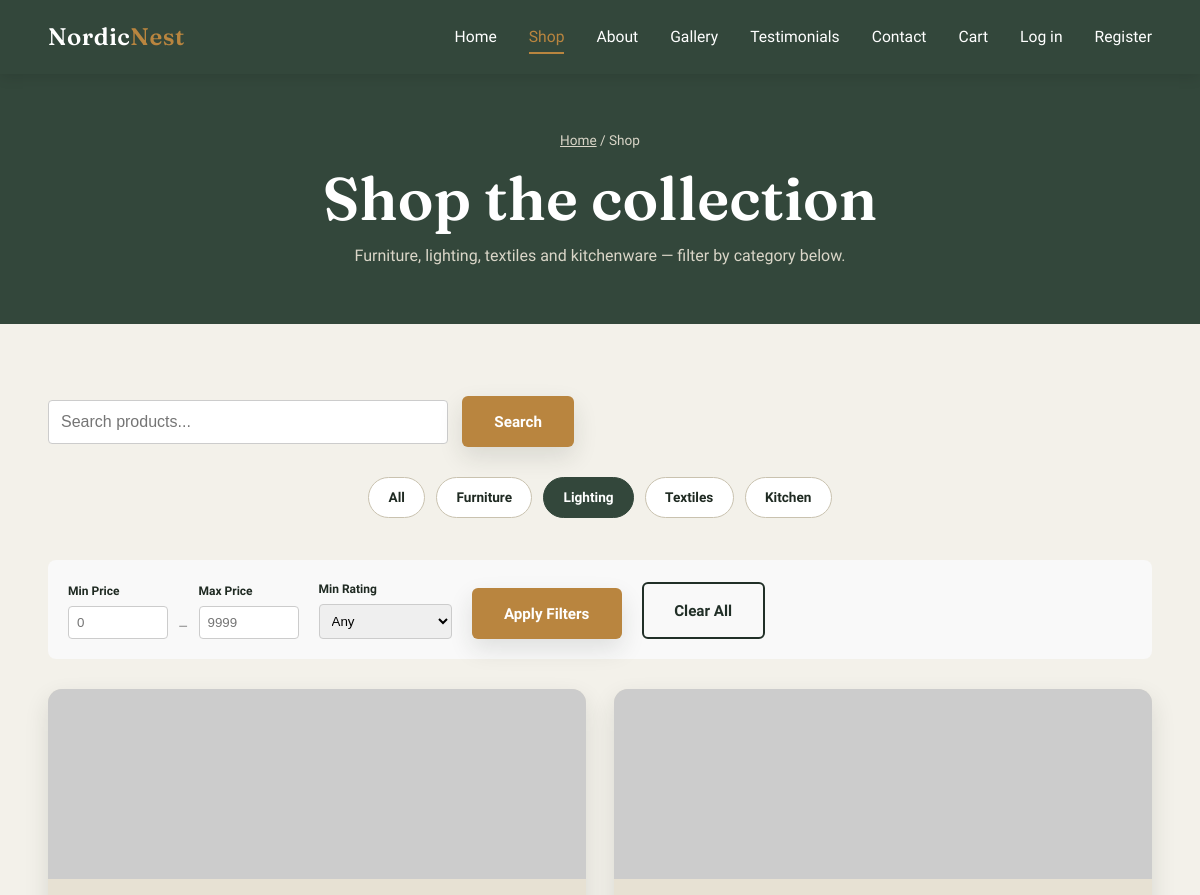
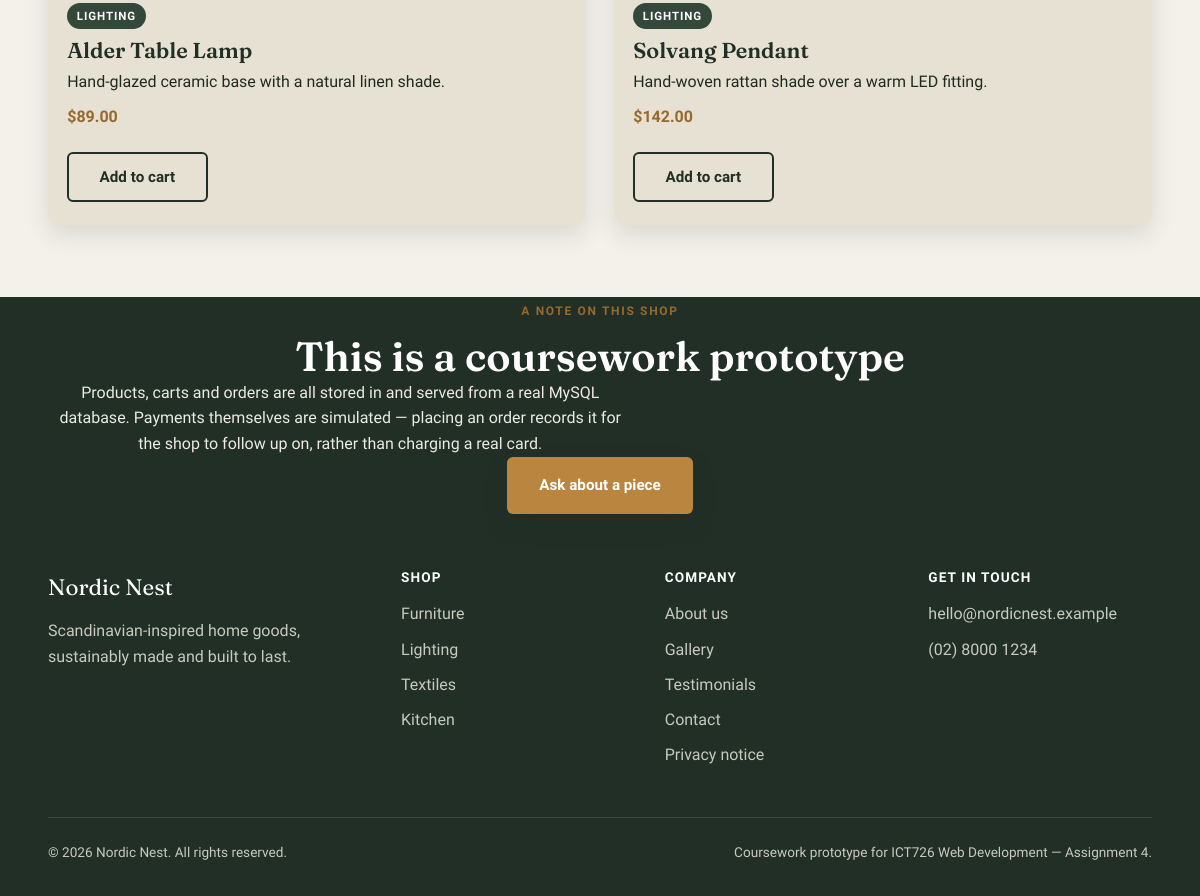
The page /shop.php?category=Lighting on the database its author committed (2 pictures, top to bottom).
### tables this page shows
CREATE TABLE IF NOT EXISTS products (
    id              INT UNSIGNED AUTO_INCREMENT PRIMARY KEY,
    name            VARCHAR(150)  NOT NULL,
    category        ENUM('Furniture','Lighting','Textiles','Kitchen') NOT NULL,
    price           DECIMAL(10,2) NOT NULL,
    description     TEXT          NOT NULL,
    image_url       VARCHAR(255)  NOT NULL,
    stock           INT UNSIGNED  NOT NULL DEFAULT 0,
    created_at      TIMESTAMP     NOT NULL DEFAULT CURRENT_TIMESTAMP,
    updated_at      TIMESTAMP     NOT NULL DEFAULT CURRENT_TIMESTAMP ON UPDATE CURRENT_TIMESTAMP
);

### includes/functions.php (called while the page is built, shortened)
<?php
function h(?string $value): string
{
    return htmlspecialchars($value ?? '', ENT_QUOTES, 'UTF-8');
}
function clean(?string $value): string
{
    return trim($value ?? '');
}

### shop.php (the view, shortened to what this page needs)
<?php
require_once __DIR__ . '/includes/functions.php';
$valid_categories = ['Furniture', 'Lighting', 'Textiles', 'Kitchen'];
$category = clean($_GET['category'] ?? '');
$min_price = isset($_GET['min_price']) && $_GET['min_price'] !== '' ? (float)$_GET['min_price'] : 0;
$max_price = isset($_GET['max_price']) && $_GET['max_price'] !== '' ? (float)$_GET['max_price'] : 99999;
$min_rating = isset($_GET['min_rating']) ? (int)$_GET['min_rating'] : 0;
$search = clean($_GET['search'] ?? '');
$where_parts = ['p.price BETWEEN ? AND ?'];
$params = [$min_price, $max_price];
if ($category !== '') {
    $where_parts[] = 'p.category = ?';
    $params[] = $category;
}
$where_clause = 'WHERE ' . implode(' AND ', $where_parts);
$query = "SELECT p.id, p.name, p.category, p.price, p.description, p.image_url, p.stock,
                 COALESCE(AVG(t.rating), 0) as avg_rating,
                 COUNT(DISTINCT CASE WHEN t.status = 'approved' THEN t.id END) as review_count
          FROM products p
          LEFT JOIN testimonials t ON p.id = t.product_id
          $where_clause
          GROUP BY p.id";
$query .= " ORDER BY p.category, p.name";
$stmt = $pdo->prepare($query);
$stmt->execute($params);
$products = $stmt->fetchAll();
require __DIR__ . '/includes/header.php';
?>
<section class="page-header">
  <div class="container">
    <p class="breadcrumb"><a href="index.php">Home</a> / Shop</p>
    <h1>Shop the collection</h1>
    <p class="page-subheading">Furniture, lighting, textiles and kitchenware — filter by category below.</p>
  </div>
</section>
<section class="container section">
  <div class="search-section" style="margin-bottom: 30px;">
    <form method="GET" action="shop.php" class="search-form">
      <input type="text" name="search" placeholder="Search products..." value="<?= h($search) ?>" style="padding: 12px; border: 1px solid #ccc; border-radius: 4px; width: 100%; max-width: 400px; font-size: 16px;">
      <button type="submit" class="btn btn-primary" style="margin-left: 10px;">Search</button>
    </form>
  </div>
  <div class="filter-bar" role="group" aria-label="Filter products by category">
    <a class="filter-btn <?= $category === '' ? 'is-active' : '' ?>" href="shop.php?<?php echo http_build_query(array_filter(['search' => $search, 'min_price' => $min_price > 0 ? $min_price : '', 'max_price' => $max_price < 99999 ? $max_price : '', 'min_rating' => $min_rating > 0 ? $min_rating : ''])); ?>">All</a>
    <?php foreach ($valid_categories as $cat): ?>
      <a class="filter-btn <?= $category === $cat ? 'is-active' : '' ?>" href="shop.php?category=<?= urlencode($cat) ?>&<?php echo http_build_query(array_filter(['search' => $search, 'min_price' => $min_price > 0 ? $min_price : '', 'max_price' => $max_price < 99999 ? $max_price : '', 'min_rating' => $min_rating > 0 ? $min_rating : ''])); ?>"><?= h($cat) ?></a>
    <?php endforeach; ?>
  </div>
  <div class="advanced-filters" style="background: #f9f9f9; padding: 20px; margin: 30px 0; border-radius: 8px; display: flex; gap: 20px; flex-wrap: wrap; align-items: flex-end;">
    <form method="GET" action="shop.php" class="filters-form" style="display: flex; gap: 20px; flex-wrap: wrap; align-items: flex-end; width: 100%;">
      <div style="display: flex; gap: 10px; align-items: flex-end;">
        <div>
          <label for="min_price" style="display: block; font-size: 12px; font-weight: 600; margin-bottom: 5px;">Min Price</label>
          <input type="number" name="min_price" id="min_price" placeholder="0" value="<?= $min_price > 0 ? $min_price : '' ?>" min="0" step="0.01" style="padding: 8px; border: 1px solid #ccc; border-radius: 4px; width: 100px;">
        </div>
        <span style="color: #999;">–</span>
        <div>
          <label for="max_price" style="display: block; font-size: 12px; font-weight: 600; margin-bottom: 5px;">Max Price</label>
          <input type="number" name="max_price" id="max_price" placeholder="9999" value="<?= $max_price < 99999 ? $max_price : '' ?>" min="0" step="0.01" style="padding: 8px; border: 1px solid #ccc; border-radius: 4px; width: 100px;">
        </div>
      </div>
      <div>
        <label for="min_rating" style="display: block; font-size: 12px; font-weight: 600; margin-bottom: 5px;">Min Rating</label>
        <select name="min_rating" id="min_rating" style="padding: 8px; border: 1px solid #ccc; border-radius: 4px;">
          <option value="0" <?= $min_rating == 0 ? 'selected' : '' ?>>Any</option>
        </select>
      </div>
      <button type="submit" class="btn btn-primary">Apply Filters</button>
      <a href="shop.php" class="btn btn-outline">Clear All</a>
    </form>
  </div>
  <?php if (empty($products)): ?>
    <p>No products found matching your filters. Try adjusting your search or filters.</p>
  <?php else: ?>
    <div class="shelf-row">
      <?php foreach ($products as $p): $stock = (int)$p['stock']; ?>
        <article class="card">
          <img src="<?= h($p['image_url']) ?>" alt="<?= h($p['name']) ?>" loading="lazy">
          <div class="card-body">
            <span class="card-tag"><?= h($p['category']) ?></span>
            <h3><a href="product.php?id=<?= (int)$p['id'] ?>"><?= h($p['name']) ?></a></h3>
            <p><?= h($p['description']) ?></p>
            <p class="card-price">$<?= number_format((float)$p['price'], 2) ?></p>
            <div class="card-actions">
              <form method="post" action="cart.php" class="add-to-cart-form">
                <button type="submit" class="btn btn-outline" <?= $stock === 0 ? 'disabled' : '' ?>><?= $stock === 0 ? 'Out of stock' : 'Add to cart' ?></button>
              </form>
            </div>
          </div>
        </article>
      <?php endforeach; ?>
    </div>
  <?php endif; ?>
</section>
<section class="band-dark">
  <div class="container center">
    <p class="eyebrow">A note on this shop</p>
    <h2>This is a coursework prototype</h2>
    <p>Products, carts and orders are all stored in and served from a real MySQL database. Payments themselves are simulated — placing an order records it for the shop to follow up on, rather than charging a real card.</p>
    <a class="btn btn-primary" href="contact.php">Ask about a piece</a>
  </div>
</section>
<?php require __DIR__ . '/includes/footer.php'; ?>

### css/style.css (style rules this page uses)
:root { --color-bg: #F3F1EA; --color-ink: #1F2A22; --color-primary: #33473B; --color-primary-dark: #212F27; --color-accent: #B9853F; --color-accent-dark: #96692E; --color-card: #E7E1D3; --color-line: #C9C2AF; --color-white: #FFFFFF; --color-error: #A8402E; --color-success: #33473B; --font-display: 'Fraunces', Georgia, serif; --font-body: 'Work Sans', Arial, sans-serif; --radius-sm: 6px; --radius-md: 14px; --radius-lg: 28px; --shadow-card: 0 10px 24px rgba(31, 42, 34, 0.12); --shadow-card-hover: 0 18px 34px rgba(31, 42, 34, 0.18); --transition-base: 220ms ease; --container-width: 1180px; }
* { margin: 0; padding: 0; box-sizing: border-box; }
html { scroll-behavior: smooth; }
body { font-family: var(--font-body); background-color: var(--color-bg); color: var(--color-ink); line-height: 1.6; font-size: 1rem; -webkit-font-smoothing: antialiased; }
img { max-width: 100%; display: block; }
a { color: inherit; text-decoration: none; }
h1, h2, h3, h4 { font-family: var(--font-display); font-weight: 600; line-height: 1.15; color: var(--color-primary-dark); }
h1 { font-size: clamp(2.4rem, 5vw, 4rem); }
h2 { font-size: clamp(1.8rem, 3.4vw, 2.6rem); }
h3 { font-size: 1.35rem; }
p { max-width: 65ch; }
.container { width: min(92%, var(--container-width)); margin-inline: auto; }
.eyebrow { display: inline-block; font-family: var(--font-body); font-size: 0.75rem; font-weight: 600; letter-spacing: 0.14em; text-transform: uppercase; color: var(--color-accent-dark); margin-bottom: 0.75rem; }
.btn { display: inline-block; font-family: var(--font-body); font-weight: 600; font-size: 0.95rem; padding: 0.9rem 1.9rem; border-radius: var(--radius-sm); border: 2px solid transparent; cursor: pointer; transition: transform var(--transition-base), box-shadow var(--transition-base), background var(--transition-base); }
.btn-primary { background: var(--color-accent); color: var(--color-white); box-shadow: var(--shadow-card); }
.btn-outline { background: transparent; color: var(--color-primary-dark); border-color: var(--color-primary-dark); }
.shelf-row { display: grid; grid-template-columns: repeat(auto-fit, minmax(230px, 1fr)); gap: 1.75rem; }
.card { background: var(--color-card); border-radius: var(--radius-md); overflow: hidden; box-shadow: var(--shadow-card); transition: transform var(--transition-base), box-shadow var(--transition-base); }
.card img { width: 100%; height: 190px; object-fit: cover; }
.card-body { padding: 1.1rem 1.2rem 1.4rem; }
.card-body h3 { margin-bottom: 0.35rem; }
.card-price { display: inline-block; margin-top: 0.6rem; font-weight: 700; color: var(--color-accent-dark); }
.card-tag { display: inline-block; font-size: 0.72rem; font-weight: 700; letter-spacing: 0.08em; text-transform: uppercase; background: var(--color-primary); color: var(--color-white); padding: 0.25rem 0.6rem; border-radius: 999px; margin-bottom: 0.6rem; }
.band-dark { background: var(--color-primary-dark); color: #EDEAE0; }
.band-dark h2 { color: var(--color-white); }
.page-header { background: var(--color-primary); color: var(--color-white); padding-block: 3.5rem; text-align: center; }
.page-header h1 { color: var(--color-white); margin-bottom: 0.6rem; }
.page-header p { margin-inline: auto; color: #DAD6C8; }
.breadcrumb { font-size: 0.85rem; color: #C7CCC5; margin-bottom: 0.8rem; }
.breadcrumb a { text-decoration: underline; }
.filter-bar { display: flex; gap: 0.7rem; flex-wrap: wrap; justify-content: center; margin-bottom: 2.6rem; }
.filter-btn { font-family: var(--font-body); font-size: 0.85rem; font-weight: 600; padding: 0.55rem 1.2rem; border-radius: 999px; border: 1.5px solid var(--color-line); background: var(--color-white); cursor: pointer; transition: all var(--transition-base); }
.filter-btn.is-active { background: var(--color-primary); border-color: var(--color-primary); color: var(--color-white); }
.section { padding-block: 4.5rem; }
.center { text-align: center; }
.page-subheading { max-width: 60ch; }
.card-actions { display: flex; gap: 0.6rem; flex-wrap: wrap; align-items: center; margin-top: 0.6rem; }
.add-to-cart-form { margin-top: 0.75rem; }

### rows shown on the page
products: category "LIGHTING", name "Alder Table Lamp", description "Hand-glazed ceramic base with a natural linen shade.", price "89.00", stock "Add to cart"
products: category "LIGHTING", name "Solvang Pendant", description "Hand-woven rattan shade over a warm LED fitting.", price "142.00", stock "Add to cart"

### other values the page prints
$cat "Furniture"
$cat "Lighting"
$cat "Textiles"
$cat "Kitchen"
